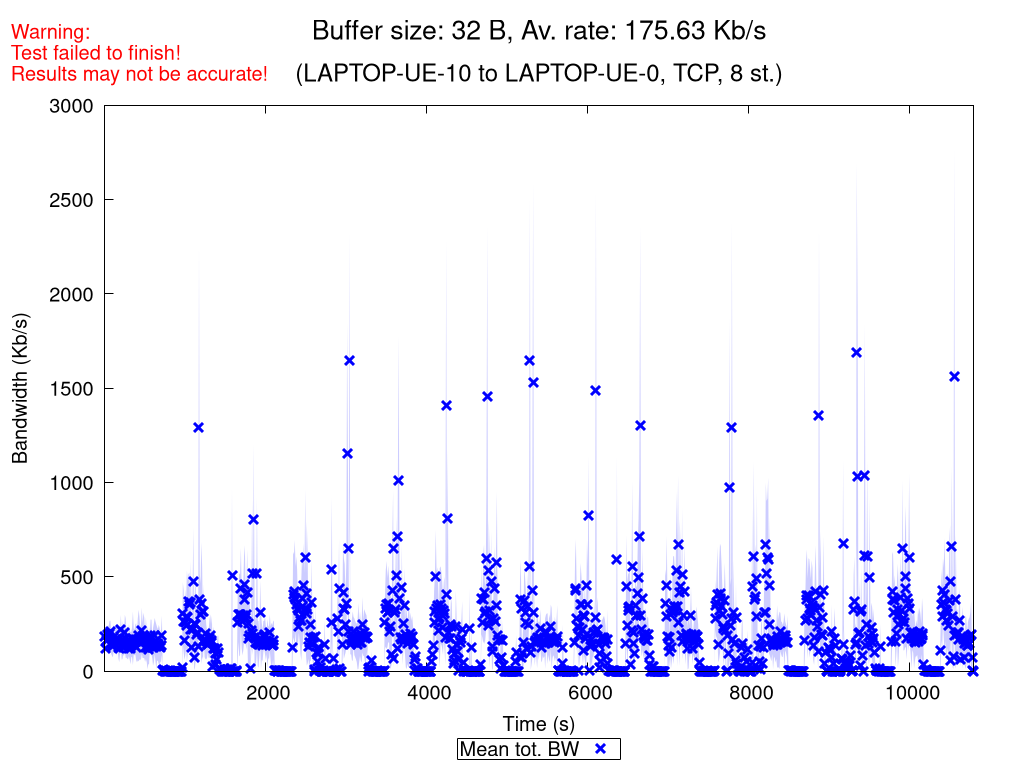

Write gnuplot code to recreate this figure.
set terminal pngcairo nocrop enhanced size 1024,768 font "Verdana,15"
set output "TCP_8_st_2020_11_18_18-43-51_two2one_00032B.png"

set title "{/=20 Buffer size: 32 B, Av. rate: 175.63 Kb/s}\n\n{/=18 (LAPTOP-UE-10 to LAPTOP-UE-0, TCP, 8 st.)}"
set label "Warning:\nTest failed to finish!\nResults may not be accurate!" at screen 0.01, screen 0.96 tc rgb "red"

set xlabel "Time (s)"
set ylabel "Bandwidth (Kb/s)"
set ytics nomirror
set key bmargin center horizontal box samplen 1 width -1
set bmargin 4.6
set rmargin 4.5

rf = 1000.0  # rate factor
set style fill transparent solid 0.2 noborder
set autoscale xfix
plot "TCP_8_st_2020_11_18_18-43-51_two2one_00032B_iperf_processed.dat" using 1:($2/rf-$3/rf):($2/rf+$3/rf) with filledcurves lc rgb "blue" notitle, \
     "" using 1:($2/rf) with points pt 2 ps 1.5 lw 3 lc rgb "blue" title "Mean tot. BW", \
